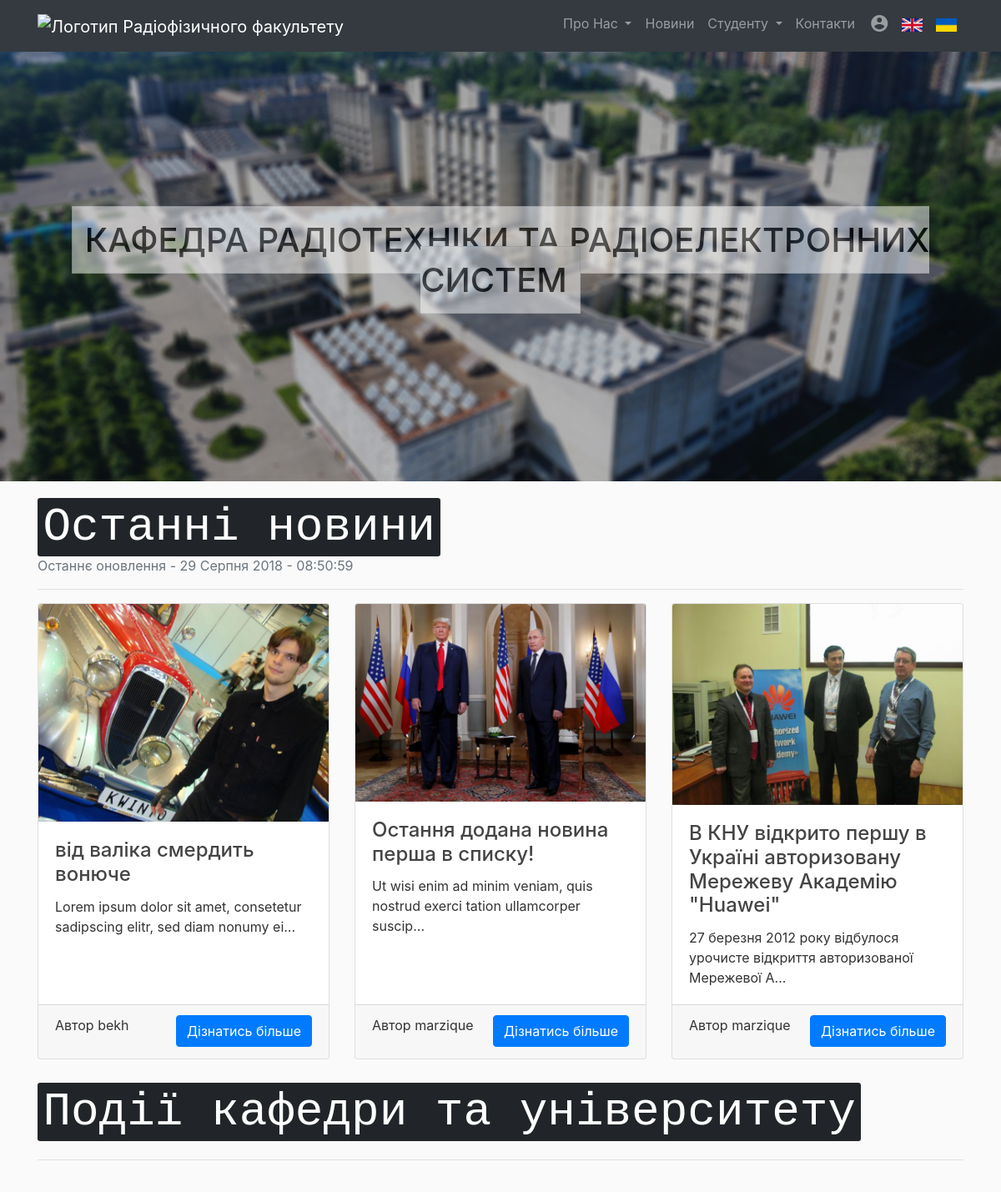
Before: / (upper part) with the older database file.
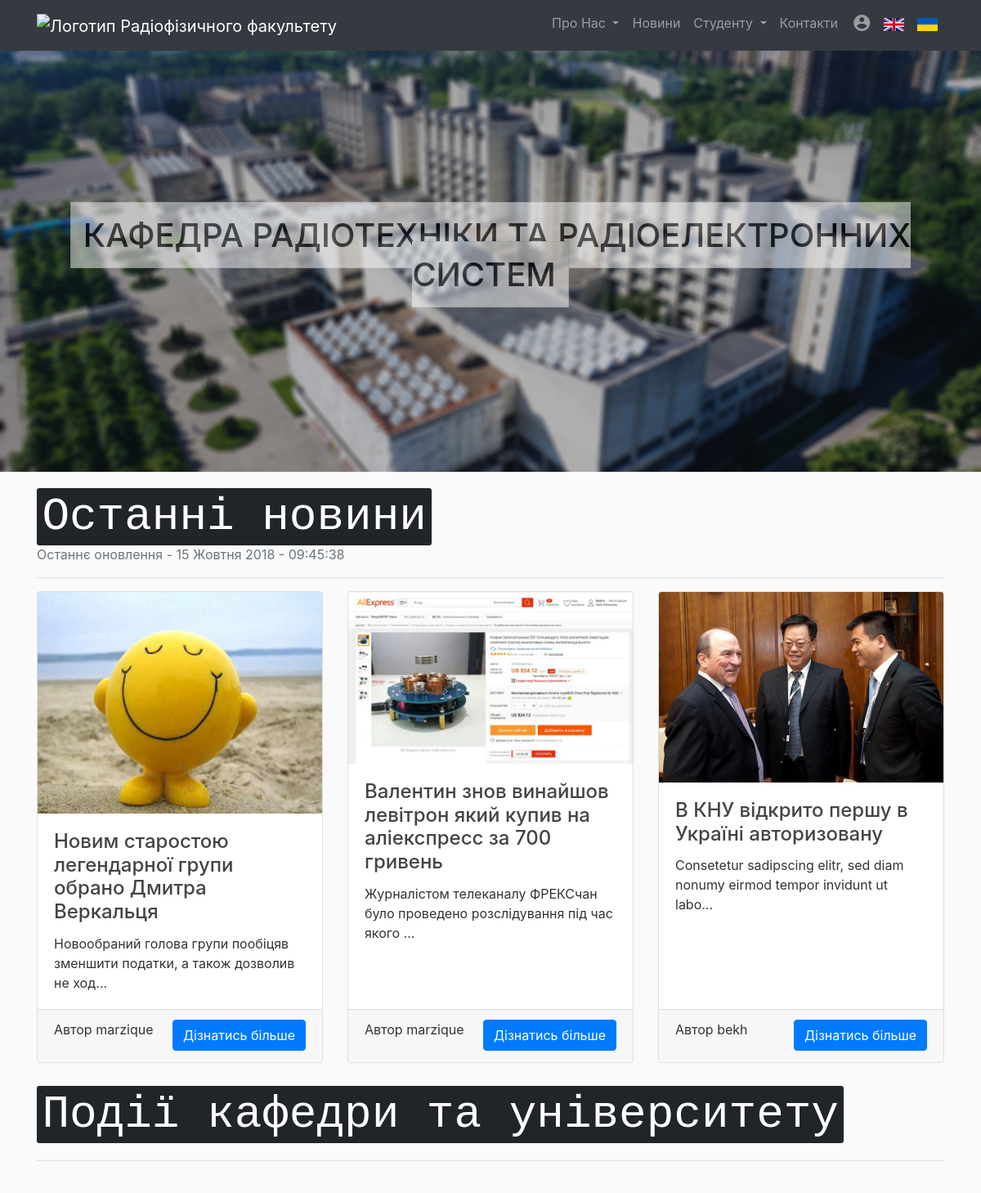
After: the same page with the newer database file.
### rpd_site/models.py (models this page shows, shortened)
class Post(db.Model):
    id = db.Column(db.Integer, primary_key=True)
    title = db.Column(db.String(100), nullable=False)
    date_posted = db.Column(db.DateTime, nullable=False, default=datetime.utcnow)
    content = db.Column(db.Text, nullable=False)
    user_id = db.Column(db.Integer, db.ForeignKey('user.id'), nullable=False)
    image_file = db.Column(db.String(20), nullable=False, default='default_post.png')

class User(db.Model, UserMixin):
    id = db.Column(db.Integer, primary_key=True)
    username = db.Column(db.String(20), unique=True, nullable=False)
    email = db.Column(db.String(120), unique=True, nullable=False)
    image_file = db.Column(db.String(20), nullable=False, default='default.jpg')
    password = db.Column(db.String(60), nullable=False)
    posts = db.relationship('Post', backref='author', lazy=True)

### rpd_site/routes.py (the view)
@app.route('/index')
@app.route('/')
def index():
	month_translation = {'January': 'Cічня', 'February': 'Лотого', 'March': 'Березня',
						 'April': 'Квітня', 'May': 'Травня', 'June': 'Червня', 'July': 'Липня',
						 'August': 'Серпня', 'September': 'Вересня', 'October': 'Жовтня',
						 'November': 'Листопада', 'December': 'Грудня'}
	last_3_posts = Post.query.all()[-3:]
	if last_3_posts:
		day = last_3_posts[-1].date_posted.strftime('%d')
		month = last_3_posts[-1].date_posted.strftime('%B')
		year = last_3_posts[-1].date_posted.strftime('%Y')
		time = last_3_posts[-1].date_posted.strftime('%X')
	else:
		day = "26"
		month = "August"
		year = "1995"
		time = "08:54:24"
	return render_template('index.html', last_3_posts=last_3_posts, day=day, month=month_translation[month], year=year,
						   time=time)

### rpd_site/templates/index.html (shortened to what this page needs)
{% extends "layout.html" %}
{% block body %}
  <div class="bgimg-1">
    <div class="caption">
      <h1><span class="border text-uppercase">Кафедра радіотехніки та радіоелектронних систем</span></h1>
    </div>
  </div>
  <div class="container">
    <h2 class="zero_margin mb-0" style="margin-bottom:2%; margin-top:2%;">
        <kbd class="display-4 text-center ">Останні новини <br>
        </kbd>
    </h2>
      <p class="text-muted zero_padding" id="last_updated">Останнє оновлення -  {{day}} {{month}} {{year}} - {{time}}</p>
    <hr>
    <div class="row">
        <div class="col-lg-4 col-sm-6 portfolio-item">
            {% if last_3_posts[2] %}
        <div class="card h-100">
          <a href="{{ url_for('post', post_id=last_3_posts[2].id) }}">
              <img class="card-img-top" src="{{ url_for('static', filename='img/' + last_3_posts[2].image_file) }}" alt="huawei">
          </a>
          <div class="card-body">
            <h4 class="card-title">
              <a>{{ last_3_posts[2].title }}</a>
            </h4>
            <p class="card-text">{{ last_3_posts[2].content[:75] }}...</p>
          </div>
            <div class="card-footer">
              <p class="float-left">Автор {{ last_3_posts[2].author.username }}</p>
            <a href="{{ url_for('post', post_id=last_3_posts[2].id) }}" class="btn btn-primary float-right">Дізнатись більше</a>
          </div>
        </div>
            {% endif %}
      </div>
      <div class="col-lg-4 col-sm-6 portfolio-item">
          {% if last_3_posts[1] %}
        <div class="card h-100">
          <a href="{{ url_for('post', post_id=last_3_posts[1].id) }}">
              <img class="card-img-top" src="{{ url_for('static', filename='img/' + last_3_posts[1].image_file) }}" alt="physics">
          </a>
          <div class="card-body">
            <h4 class="card-title">
              <a>{{ last_3_posts[1].title }}</a>
            </h4>
            <p class="card-text">{{ last_3_posts[1].content[:75] }}...</p>
          </div>
            <div class="card-footer">
                <p class="float-left">Автор {{ last_3_posts[1].author.username }}</p>
            <a href="{{ url_for('post', post_id=last_3_posts[1].id) }}" class="btn btn-primary float-right">Дізнатись більше</a>
          </div>
        </div>
            {% endif %}
      </div>
      <div class="col-lg-4 col-sm-6 portfolio-item">
          {% if last_3_posts[0] %}
        <div class="card h-100">
          <a href="{{ url_for('post', post_id=last_3_posts[0].id) }}">
              <img class="card-img-top" src="{{ url_for('static', filename='img/' + last_3_posts[0].image_file) }}" alt="">
          </a>
          <div class="card-body">
            <h4 class="card-title">
              <a >{{ last_3_posts[0].title }}</a>
            </h4>
            <p class="card-text">{{ last_3_posts[0].content[:75] }}...</p>
          </div>
            <div class="card-footer">
                <p class="float-left">Автор {{ last_3_posts[0].author.username }}</p>
            <a href="{{ url_for('post', post_id=last_3_posts[0].id) }}" class="btn btn-primary float-right">Дізнатись більше</a>
          </div>
        </div>
            {% endif %}
      </div>
    </div>
      <h2 style="margin-bottom:2%"><kbd class="display-4 text-center">Події кафедри та університету</kbd></h2>
    <hr>
    <br>
  </div>
{% endblock %}

### rpd_site/templates/layout.html (shortened to what this page needs)
<!DOCTYPE html>
<html lang="ua">
  <head>
    <link href="{{ url_for('static', filename='vendor/bootstrap/css/' + 'bootstrap.min.css') }}" rel="stylesheet">
    <link href="{{ url_for('static', filename='css/' + 'modern-business.css') }}" rel="stylesheet">
    <link rel="stylesheet" href="https://use.fontawesome.com/releases/v5.2.0/css/all.css">
  </head>
  <body>
    <nav class="navbar fixed-top navbar-expand-lg navbar-dark bg-dark fixed-top">
      <div class="container">
        <a class="navbar-brand" href="{{ url_for('index') }}">
          <img src="{{ url_for('static', filename='img/' + 'knu.jpg') }}" width="50" height="50" alt="Логотип Радіофізичного факультету">
        </a>
        <div class="collapse navbar-collapse" id="navbarResponsive">
          <ul class="navbar-nav ml-auto">
            <li class="nav-item dropdown">
              <a class="nav-link dropdown-toggle" href="#" id="navbarDropdownPortfolio" data-toggle="dropdown" aria-haspopup="true" aria-expanded="false">
                Про Нас
              </a>
            </li>
            <li class="nav-item">
              <a class="nav-link" href="{{url_for('news')}}">Новини</a>
            </li>
            <li class="nav-item dropdown">
              <a class="nav-link dropdown-toggle" href="#" id="navbarDropdownPortfolio" data-toggle="dropdown" aria-haspopup="true" aria-expanded="false">
                Студенту
              </a>
            </li>
            <li class="nav-item">
              <a class="nav-link" href="#">Контакти</a>
            </li>
            <li class="nav-item dropdown">
              {% if current_user.is_authenticated: %}
              <a class="nav-link" href="#" id="navbarDropdownBlog" data-toggle="dropdown" aria-haspopup="true" aria-expanded="false">
                <img src="{{ url_for('static', filename='img/avatars/' + current_user.image_file) }}" width="30" height="30"  class="rounded-circle" style="vertical-align: middle;" alt="Логотип Радіофізичного факультету">
                <span class="text-info">{{ current_user.username }}</span>
              </a>
              <div class="dropdown-menu dropdown-menu-right" aria-labelledby="navbarDropdownBlog">
                <a class="dropdown-item" href="{{ url_for('account') }}">Обліковий запис</a>
                <a class="dropdown-item" href="{{ url_for('new_post') }}">Додати новину</a>
                 <div class="dropdown-divider"></div>
                  <a class="dropdown-item text-danger" href="{{ url_for('logout') }}">Вийти</a>
                </div>
              {% else %}
              <a class="nav-link" href="#" id="navbarDropdownBlog" data-toggle="dropdown" aria-haspopup="true" aria-expanded="false">
                <i class="material-icons" style="margin-left:5%;">account_circle</i>
              </a>
              {% endif %}
            </li>
            <li class="nav-item text-right">
              <a class="nav-link" href="#">
                  <img src="{{ url_for('static', filename='img/' + 'uk.png') }}" alt="english" style="height: 16px; width: 25px; margin:0; padding:0;">
              </a>
            </li>
            <li class="nav-item text-right">
              <a class="nav-link" href="#">
                  <img src="{{ url_for('static', filename='img/' + 'ukr.png') }}" alt="ukranian_lang" style="height: 16px; width: 25px;margin:0; padding:0;">
              </a>
            </li>
          </ul>
        </div>
      </div>
    </nav>
    {% block body %}{% endblock %}
  </body>
</html>

### rpd_site/static/css/modern-business.css (style rules this page uses)
body { padding-top: 54px; }
@media (min-width: 992px) { body { padding-top: 56px; } }
.portfolio-item { margin-bottom: 30px; }
.navbar { margin-bottom: 0 !important; }
.navbar-brand:after { content: "Кафедра радіотехніки та радіоелектронних систем"; font-size: 80%; }
.bg-dark { background-color: #324696;!important; }
body { overflow-x: hidden; }
body { background: #fafafa; color: #333333; }
h1, h2, h3, h4, h5, h6 { color: #444444; }
body, html { height: 100%; margin: 0; }
.bgimg-1 { position: relative; background-attachment: fixed; background-position: center; background-repeat: no-repeat; background-size: cover; }
.bgimg-1 { background-image: url("../img/beautiful_all_buildings.jpg"); min-height: 80%; position: relative; background-attachment: fixed; background-position: top; background-repeat: no-repeat; background-size: cover; }
.caption { position: absolute; left: 0; top: 45%; width: 100%; text-align: center; text-decoration: none; }
.caption span.border { padding: 15px; background-color: #fff; color: #000; opacity: 0.5; text-decoration: none; }
@media only screen and (max-device-width: 1024px) { .bgimg-1 { background-attachment: scroll !important; min-height: 70%; } }
@media only screen and (max-device-width: 1024px) { .caption { border-style: hidden; } }
@media only screen and (max-device-width: 1024px) { .navbar-brand:after { content: "" !important; font-size: 80%; } }
@media only screen and (max-device-width: 1024px) { .caption { top: 40%; } }
#last_updated { font-size:150% padding:0; }
.zero_padding { padding:0; }
.zero_margin { margin:0; }

Changed rows visible on the page:
removed Post: image_file (picture), title "від валіка смердить вонюче", content "Lorem ipsum dolor sit amet, consetetur sadipscing elitr, sed diam nonumy ei"
removed Post: image_file (picture), title "Остання додана новина перша в списку!", content "Ut wisi enim ad minim veniam, quis nostrud exerci tation ullamcorper suscip"
added Post: image_file (picture), title "Новим старостою легендарної групи обрано Дмитра Веркальця", content "Новообраний голова групи пообіцяв зменшити податки, а також дозволив не ход"
added Post: image_file (picture), title "Валентин знов винайшов левітрон який купив на аліекспресс за 700 гривень", content "Журналістом телеканалу ФРЕКСчан було проведено розслідування під час якого"
changed Post: image_file: a different picture; title "В КНУ відкрито першу в Україні авторизовану Мережеву Академію \"Huawei\"" → "В КНУ відкрито першу в Україні авторизовану"; content "27 березня 2012 року відбулося урочисте відкриття авторизованої Мережевої А" → "Consetetur sadipscing elitr, sed diam nonumy eirmod tempor invidunt ut labo"
Other visible differences:
{{ day }}: "29" → "15"
{{ month }}: "Серпня" → "Жовтня"
{{ time }}: "08:50:59" → "09:45:38"
{{ last_3_posts[2].author.username }}: "bekh" → "marzique"
{{ last_3_posts[0].author.username }}: "marzique" → "bekh"
